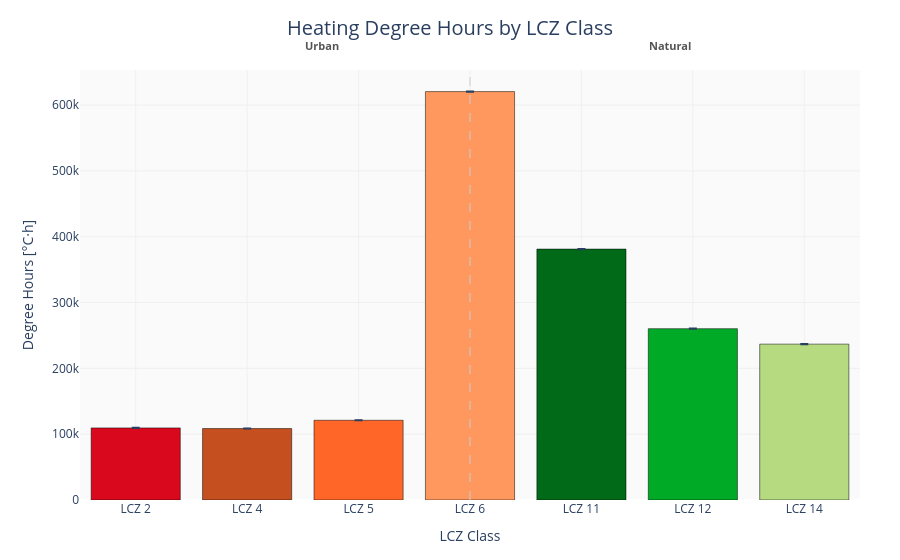

The notebook cell this image was saved under:
### Code cell
hdh_result.plot

### Figure 1 — Plotly figure (JSON) as saved in the notebook; plotly's stock layout.template omitted (floating-point values rounded to 4 significant figures)
{"data": [{"error_y": {"array": [130.1, 131.2, 134.3, 132.8, 134.1, 133.0, 133.1], "type": "data", "visible": true}, "hovertemplate": "<b>LCZ %{x}</b><br>Degree Hours [°C·h]: %{y:.2f}<extra></extra>", "marker": {"color": ["#D9081C", "#C54F1E", "#FF6628", "#FF985E", "#006A18", "#00A926", "#B5DA7F"], "line": {"color": "black", "width": 0.5}}, "type": "bar", "x": ["LCZ 2", "LCZ 4", "LCZ 5", "LCZ 6", "LCZ 11", "LCZ 12", "LCZ 14"], "y": [109600.0, 108600.0, 121100.0, 620500.0, 381200.0, 260300.0, 236800.0]}], "layout": {"annotations": [{"font": {"color": "#555555", "size": 11}, "showarrow": false, "text": "<b>Urban</b>", "x": 0.2857, "xref": "paper", "y": 1.08, "yref": "paper"}, {"font": {"color": "#555555", "size": 11}, "showarrow": false, "text": "<b>Natural</b>", "x": 0.7857, "xref": "paper", "y": 1.08, "yref": "paper"}], "hoverlabel": {"bgcolor": "white", "font": {"size": 13}}, "margin": {"b": 60, "l": 80, "r": 40, "t": 70}, "paper_bgcolor": "white", "plot_bgcolor": "#fafafa", "shapes": [{"line": {"color": "#cccccc", "dash": "dash", "width": 1}, "type": "line", "x0": "LCZ 6", "x1": "LCZ 6", "xref": "x", "y0": 0, "y1": 1, "yref": "y domain"}], "showlegend": false, "title": {"font": {"size": 20}, "text": "Heating Degree Hours by LCZ Class", "x": 0.5, "xanchor": "center"}, "xaxis": {"gridcolor": "#f0f0f0", "tickfont": {"size": 12}, "title": {"font": {"size": 14}, "text": "LCZ Class"}}, "yaxis": {"gridcolor": "#f0f0f0", "tickfont": {"size": 12}, "title": {"font": {"size": 14}, "text": "Degree Hours [°C·h]"}}}}
